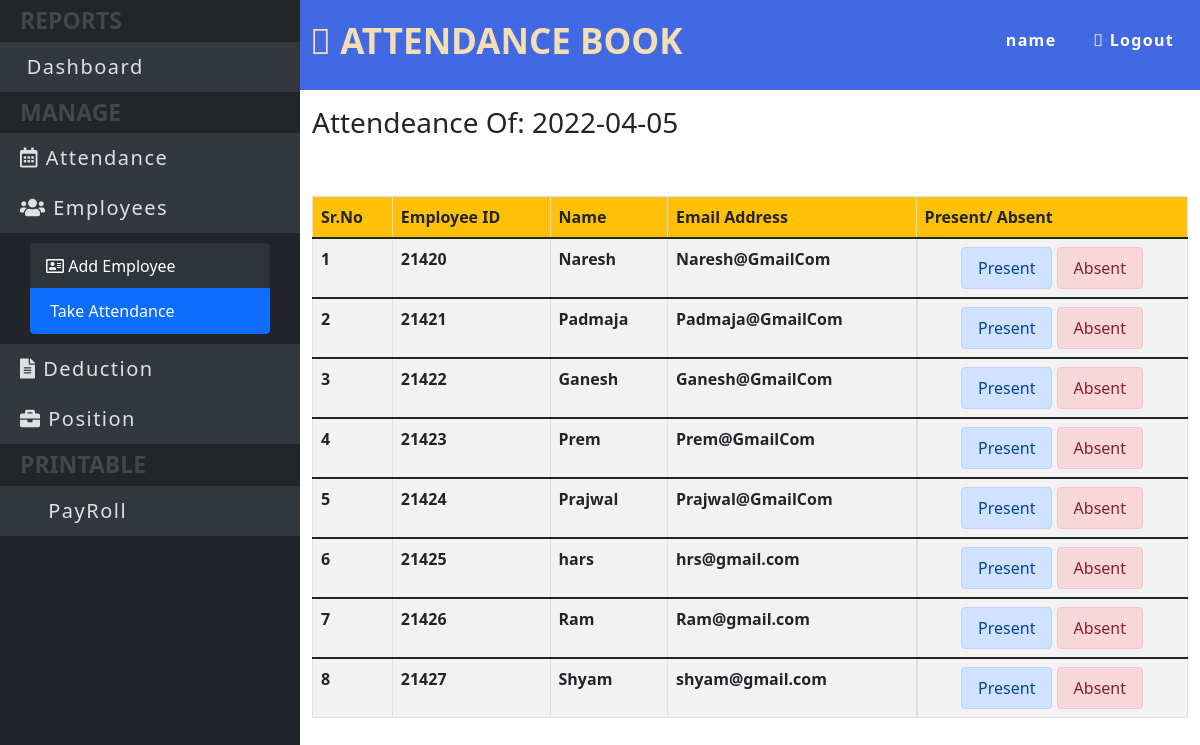
Page /admin/TakeAttendance.php (signed in) on the committed database.
### tables this page shows
CREATE TABLE `employee` (
  `emp_id` int(5) NOT NULL,
  `name` varchar(20) DEFAULT NULL,
  `email` varchar(25) NOT NULL,
  `hire_date` date NOT NULL,
  `pos_id` int(11) DEFAULT NULL,
  `payroll_id` int(5) DEFAULT NULL,
  `salary_id` int(5) DEFAULT NULL,
  `total_deduction` double(8,2) DEFAULT NULL
);

### admin/TakeAttendance.php (the view, shortened to what this page needs)
<!doctype html>
<html lang="en">
<?php
include "./conn.php";
?>
<head>
    <link rel="stylesheet" href="https://pro.fontawesome.com/releases/v5.10.0/css/all.css" />
    <link href="https://cdn.jsdelivr.net/npm/bootstrap@5.1.1/dist/css/bootstrap.min.css" rel="stylesheet">
    <link rel="stylesheet" href="./css/style.css">
</head>
<body>
    <div class="container-fluid " style="height: 100vh;">
        <div class="row side-menu" style="height: 100vh;">
            <div class="col-3 bg-dark p-0">
                <h1 class="link-heding">reports</h1>
                <a class="link-heding2" href="./index.php"><i class="fad fa-tachometer-alt-slowest"></i> Dashboard</a>
                <h1 class="link-heding">manage</h1>
                <a class="link-heding2 text-decoration-none " href="./attendance.php"><i class="far fa-calendar-alt"></i> attendance</a>
                <a class="link-heding2 text-decoration-none" href="./Employees.php"><i class="fas fa-users"></i> Employees</a>
                <ul class="list-group">
                    <li class="list-group-item"><a href="./addEmp.php" class="alinks"><i class="far fa-address-card"> </i> Add Employee</a></li>
                    <li class="list-group-item active"><a href="./TakeAttendance.php" class="alinks"><i class="fal fa-clipboard-user"></i> Take Attendance</a></li>
                </ul>
                <a class="link-heding2 text-decoration-none " href="./deduction.php"><i class="fas fa-file-alt"></i> deduction</a>
                <a class="link-heding2 text-decoration-none " href="./position.php"><i class="fas fa-briefcase"></i> position</a>
                <h1 class="link-heding">Printable</h1>
                <a class="link-heding2 text-decoration-none " href="./payroll.php"><i class="far fa-paste"></i> PayRoll</a>
            </div>
            <div class="col-9 ">
                <div class="row">
                    <div class="col-12 TableName-box d-flex justify-content-between">
                        <h1 class="TableName" id="TableName"><i class="fad fa-table"></i> Attendance Book</h1>
                        <ul class="nav justify-content-end subNavbars">
                            <li class="nav-item">
                                <a class="nav-link " href="">name</a>
                            </li>
                            <li class="nav-item">
                                <a class="nav-link active" href="../index.html"><i class="fad fa-sign-out-alt"></i> Logout</a>
                            </li>
                        </ul>
                    </div>
                    <h3 class="col-12 pt-3"><?php echo "Attendeance Of:     "."  ". date("Y-m-d"); ?></h3>
                    <div class="col-12 pt-5">
                        <table class="table table-bordered table-striped">
                            <thead>
                                <tr class="bg-warning">
                                    <th scope="col hed">Sr.No</th>
                                    <th scope="col hed">Employee ID</th>
                                    <th scope="col hed">Name</th>
                                    <th scope="col hed">Email Address</th>
                                    <th scope="col hed">Present/ Absent</th>
                                </tr>
                            </thead>
                            <?php
                            $Empl_Table_Query = "SELECT * FROM employee";
                            $result = $conn->query($Empl_Table_Query);
                            $count = 1;
                            ?>
                            <?php
                            if ($result->num_rows > 0) {
                                while ($row = $result->fetch_assoc()) {
                            ?>
                                    <tbody>
                                        <tr>
                                            <th scope="row"><?php echo $count++; ?></th>
                                            <td><?php echo $row["emp_id"]  ?></td>
                                            <td><?php echo $row["name"]  ?></td>
                                            <td><?php echo $row["email"] ?></td>
                                            <td class="d-flex justify-content-evenly">
                                                <form action="./AttAttenencePHPCode.php?empid=<?php echo $row['emp_id'] ?>" method="post">
                                                    <button type="submit" name="Present" class="btn btn-primary alert alert-primary mb-0 py-2">Present</button>
                                                    <button type="submit" name="Absent" class="btn btn-danger alert alert-danger mb-0 py-2">Absent</button>
                                                </form>
                                            </td>
                                        </tr>
                                    </tbody>
                            <?php
                                }
                            } else {
                                echo "0 results";
                            }
                            ?>
                        </table>
                    </div>
                </div>
            </div>
        </div>
    </div>
    <link rel="stylesheet" href="./css/style.css">
</body>
</html>

### admin/css/style.css (style rules this page uses)
* { transition: .01s ease-in; }
.list-group { margin: 10px 15px; }
td { font-weight: bold; }
.list-group-item { padding: 10px 15px; margin: 0 15px; background-color: #32383dde; color: antiquewhite; cursor: pointer; }
.link-heding { color: #444649; text-transform: uppercase; font-size: 23px; font-weight: bolder; background-color: #242729e8; padding: 7px 20px; margin-bottom: 0; cursor: pointer; }
a { width: 100%; display: block; text-decoration: none; }
.alinks { width: 100%; display: block; text-decoration: none; color: white; }
.link-heding2 { color: rgba(255, 255, 255, 0.849); text-transform: capitalize; font-size: 20px; letter-spacing: 1.5px; background-color: #32383dfb; padding: 10px 20px; margin: 0; cursor: pointer; text-decoration: none; }
a.active { border-left: 5px solid royalblue; }
.side-menu { display: flex; }
ul.subNavbars li a { color: white; font-weight: bold; letter-spacing: 1.3px; }
.TableName-box { padding: 20px 10px; background-color: royalblue; width: 100%; }
#TableName.TableName { text-transform: uppercase; font-size: 35px; color: wheat; font-weight: bold; }

### rows in the picture
employee: emp_id "21420", name "Naresh", email "Naresh@GmailCom"
employee: emp_id "21421", name "Padmaja", email "Padmaja@GmailCom"
employee: emp_id "21422", name "Ganesh", email "Ganesh@GmailCom"
employee: emp_id "21423", name "Prem", email "Prem@GmailCom"
employee: emp_id "21424", name "Prajwal", email "Prajwal@GmailCom"
employee: emp_id "21425", name "hars", email "hrs@gmail.com"
employee: emp_id "21426", name "Ram", email "Ram@gmail.com"
employee: emp_id "21427", name "Shyam", email "shyam@gmail.com"
